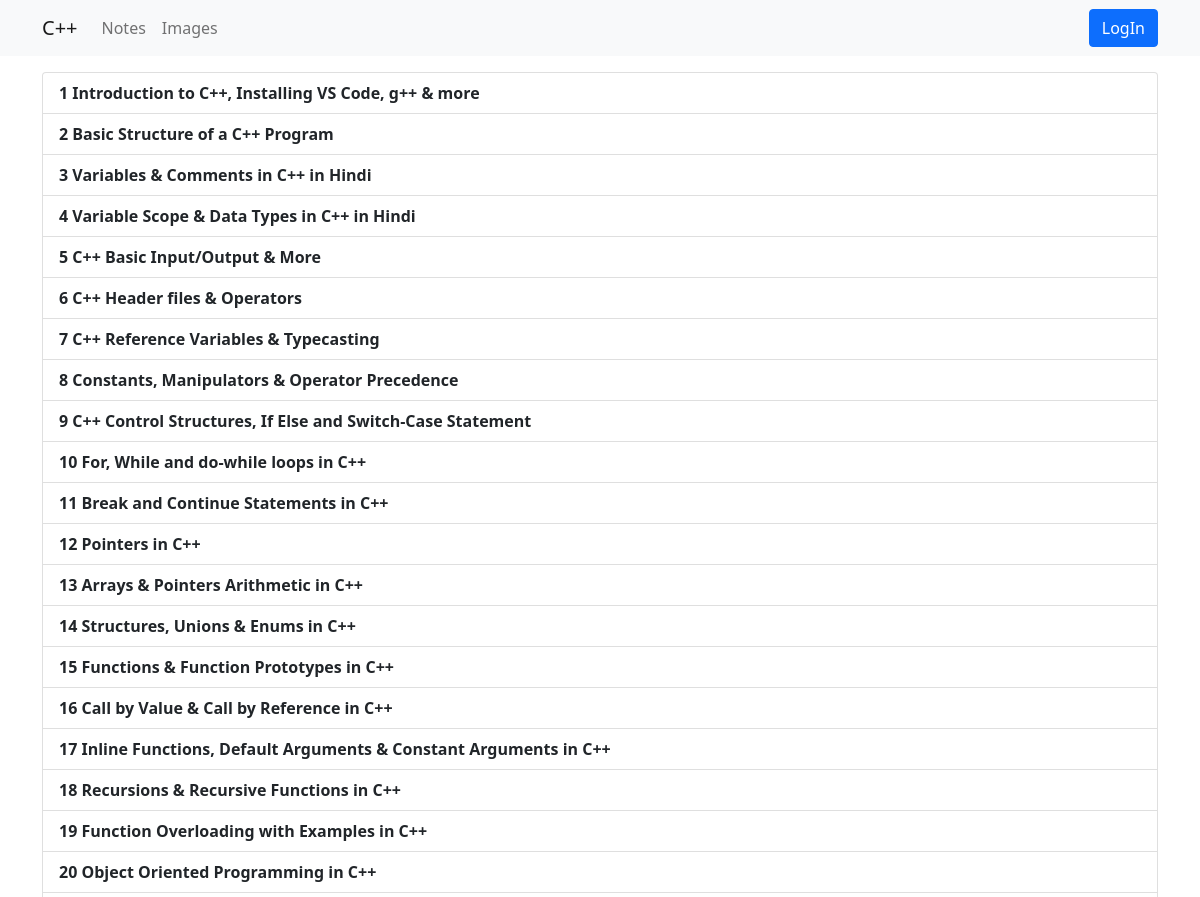
The app's page / (upper part), older data.
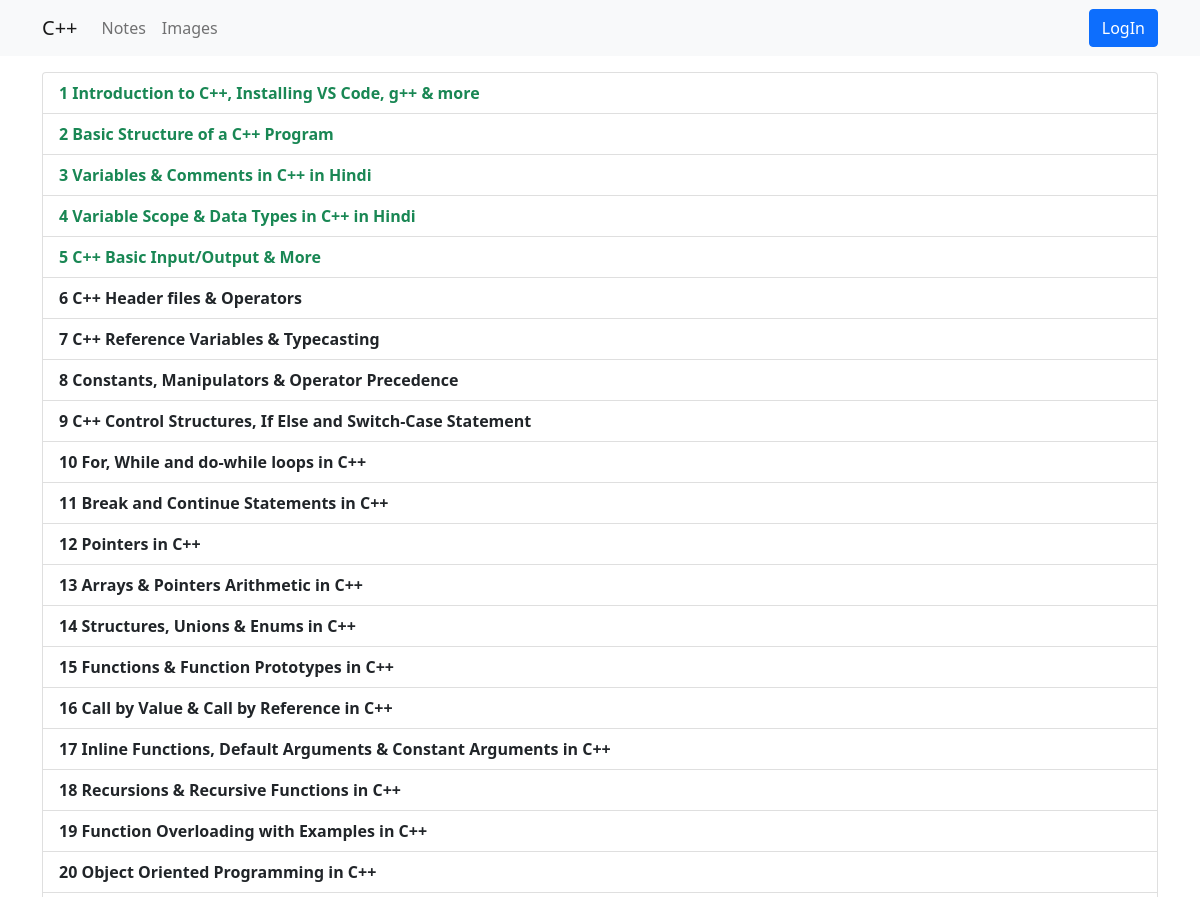
The same page, newer data.
### myapp/models.py (models this page shows, shortened)
class Lesson(models.Model):
    title = models.CharField(max_length=100)
    video_id = models.CharField(max_length=30)
    is_completed = models.BooleanField(default=False)
    detail = models.TextField(blank=True, null=True)

### myapp/views.py (the view)
# urls.py: path('', views.Home.as_view(), name='home'),
class Home(ListView):
    model = Lesson

### myapp/templates/myapp/lesson_list.html (shortened to what this page needs)
{% extends 'myapp/base.html' %}
{% block page_content %}
<div class="container mt-3 mb-5">
    <div class="list-group">
        {% for lesson in lesson_list %}
            <a href="{% url 'myapp:lesson' lesson.pk %}" class="list-group-item list-group-item-action {% if lesson.is_completed %}text-success {% else %} text-dark{% endif %} fw-bolder"><span class="">{{forloop.counter}} </span>{{lesson.title}}</a>
        {% endfor %}
    </div>
</div>
{% endblock page_content %}

Row changes from the older to the newer data that the page shows:
changed Lesson "Introduction to C++, Installing VS Code, g++ & more": is_completed False → True (drawn)
changed Lesson "Basic Structure of a C++ Program": is_completed False → True (drawn)
changed Lesson "Variables & Comments in C++ in Hindi": is_completed False → True (drawn)
changed Lesson "Variable Scope & Data Types in C++ in Hindi": is_completed False → True (drawn)
changed Lesson "C++ Basic Input/Output & More": is_completed False → True (drawn)
